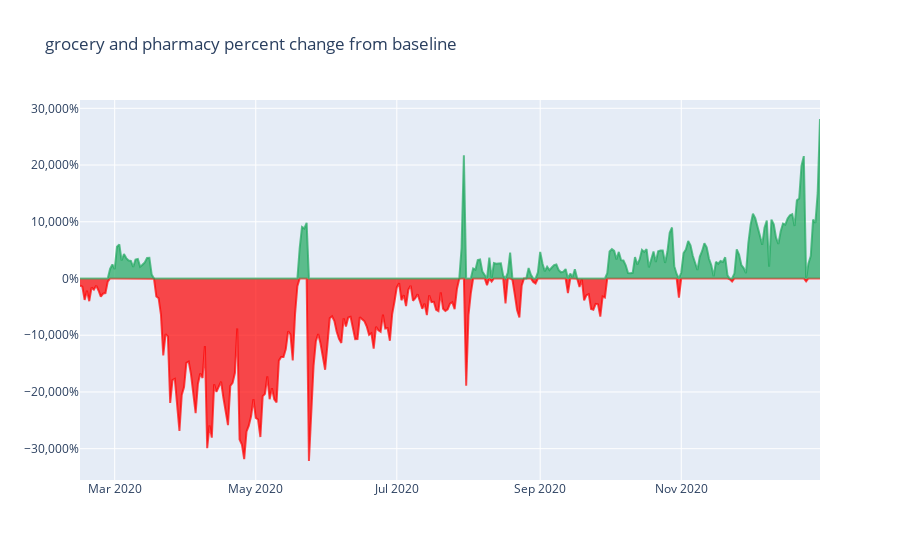

The notebook cell saved with this chart:
### Code cell
plot_this(df_mobility,'grocery_and_pharmacy_percent_change_from_baseline')

### Figure 1 — Plotly figure (JSON) as saved in the notebook; plotly's stock layout.template omitted (floating-point values rounded to 4 significant figures; data arrays with more than 128 entries replaced by an {"elided": "..."} marker saying what was removed)
{"data": [{"fill": "tozeroy", "fillcolor": "rgba(255, 0, 0,0.7)", "line": {"color": "rgba(255,0,0,0.7)"}, "type": "scatter", "x": {"elided": "321 str values"}, "y": {"elided": "321 float values"}}, {"fill": "tozeroy", "fillcolor": "rgba(33, 168, 96,0.7)", "line": {"color": "rgba(33,168,96,0.7)"}, "type": "scatter", "x": {"elided": "321 str values"}, "y": {"elided": "321 float values"}}], "layout": {"showlegend": false, "title": {"text": "grocery and pharmacy percent change from baseline"}, "yaxis": {"tickformat": ",.0%"}}}
